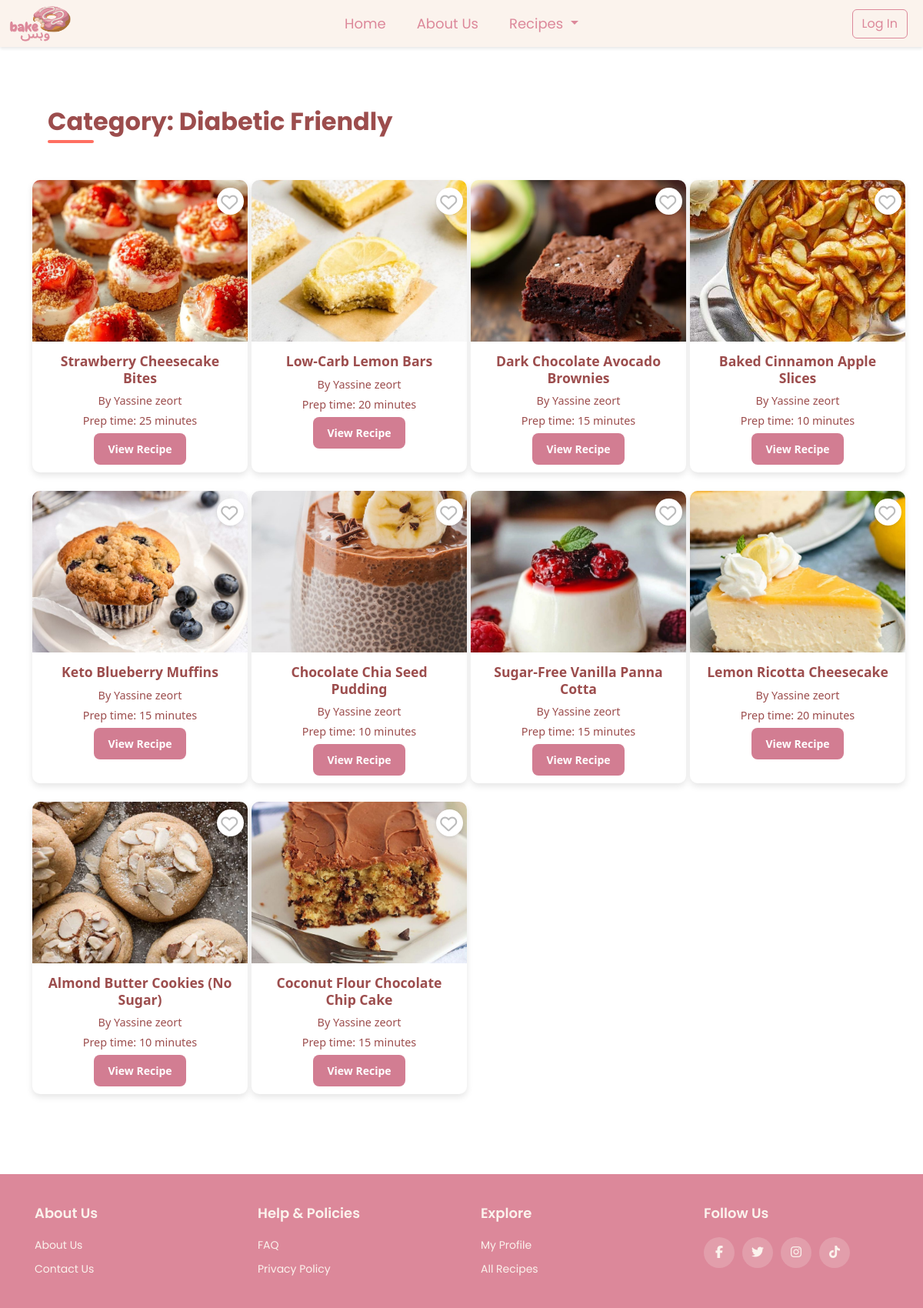
The app's page /recipes.php?category=diabetic-friendly with its own data.
### tables this page shows
CREATE TABLE `recipe` (
  `id` int(11) NOT NULL,
  `name` varchar(255) NOT NULL,
  `description` text DEFAULT NULL,
  `category` varchar(100) NOT NULL,
  `prep_time` int(11) DEFAULT NULL,
  `cook_time` int(11) DEFAULT NULL,
  `servings` int(11) DEFAULT NULL,
  `difficulty` enum('Easy','Medium','Hard') NOT NULL DEFAULT 'Easy',
  `image` varchar(255) DEFAULT NULL,
  `ingredients` text DEFAULT NULL,
  `steps` text DEFAULT NULL,
  `user` varchar(255) DEFAULT NULL,
  `created_at` timestamp NOT NULL DEFAULT current_timestamp(),
  `user_id` int(11) NOT NULL
);

### recipes.php (the view, shortened to what this page needs)
<?php
require_once 'config.php';
$isLoggedIn = isset($_SESSION['user_id']);
$query = "SELECT * FROM recipe";
$params = [];
if (isset($_GET['search'])) {
    $query .= " WHERE name LIKE :search";
    $params[':search'] = '%' . $_GET['search'] . '%';
} elseif (isset($_GET['category'])) {
    $query .= " WHERE category LIKE :category";
    $params[':category'] = '%' . $_GET['category'] . '%';
}
$stmt = $con->prepare($query);
$stmt->execute($params);
$recipes = $stmt->fetchAll(PDO::FETCH_ASSOC);
?>
<!DOCTYPE html>
<html lang="en">
<head>
    <link rel="stylesheet" href="https://cdnjs.cloudflare.com/ajax/libs/font-awesome/6.4.2/css/all.min.css">
    <link href="https://cdn.jsdelivr.net/npm/bootstrap@5.3.2/dist/css/bootstrap.min.css" rel="stylesheet">
</head>
<body>
<nav class="navbar custom-navbar sticky-top">
    <div class="container-fluid">
        <a class="navbar-brand" href="index.php">
            <img src="images/final.png" alt="Website Logo" width="80" height="50" class="d-inline-block align-text-top">
        </a>
        <ul class="navbar-nav d-flex flex-row">
            <li class="nav-item me-3">
                <a class="nav-link" href="index.php">Home</a>
            </li>
            <li class="nav-item me-3">
                <a class="nav-link" href="about us.html">About Us</a>
            </li>
            <li class="nav-item dropdown me-3">
                <a class="nav-link dropdown-toggle" href="#" role="button" data-bs-toggle="dropdown" aria-expanded="false">
                    Recipes
                </a>
            </li>
        </ul>
        <div class="d-flex">
            <?php if (!$isLoggedIn): ?>
                <button class="btn btn-outline-danger me-2" onclick="window.location.href='login.php'">Log In</button>
            <?php endif; ?>
        </div>
    </div>
</nav>
<div class="container mt-5">
    <h2 class="category-title text-center mb-5">
        <?php
        if (isset($_GET['search'])) {
            echo "Search Results for: " . htmlspecialchars($_GET['search']);
        } elseif (isset($_GET['category'])) {
            echo "Category: " . htmlspecialchars(ucwords(str_replace('-', ' ', $_GET['category'])));
        } else {
            echo "All Recipes";
        }
        ?>
    </h2>
    <?php if (count($recipes) > 0): ?>
        <div class="row">
            <?php foreach ($recipes as $recipe): ?>
                <div class="col-lg-3 col-md-4 col-sm-6 mb-4">
                    <div class="recipe-card">
                        <div class="favorite-container">
                            <span class="favorite-icon"><i class="fa-regular fa-heart"></i></span>
                        </div>
                        <img src="images/<?= htmlspecialchars($recipe['image']) ?>" alt="<?= htmlspecialchars($recipe['name']) ?>">
                        <div class="card-body">
                            <h5><?= htmlspecialchars($recipe['name']) ?></h5>
                            <p>By <?= htmlspecialchars($recipe['user']) ?></p>
                            <p>Prep time: <?= htmlspecialchars($recipe['prep_time']) ?> minutes</p>
                            <a href="#" class="btn-pink">View Recipe</a>
                        </div>
                    </div>
                </div>
            <?php endforeach; ?>
        </div>
    <?php else: ?>
        <div class="alert alert-warning text-center">
            No recipes found.
        </div>
    <?php endif; ?>
</div>
<footer class="footer">
    <div class="container">
        <div class="row">
            <div class="footer-col">
                <h4>About Us</h4>
                <ul>
                    <li><a href="about us.html">About us</a></li>
                    <li><a href="contactUs.html">Contact us</a></li>
                </ul>
            </div>
            <div class="footer-col">
                <h4>Help & Policies</h4>
                <ul>
                    <li><a href="faqpage.html">FAQ</a></li>
                    <li><a href="privacy.html">Privacy Policy</a></li>
                </ul>
            </div>
            <div class="footer-col">
                <h4>Explore</h4>
                <ul>
                    <li><a href="#">My Profile</a></li>
                    <li><a href="recipes.php">All Recipes</a></li>
                </ul>
            </div>
            <div class="footer-col">
                <h4>Follow Us</h4>
                <div class="social-links">
                    <a href="#"><i class="fab fa-facebook-f"></i></a>
                    <a href="#"><i class="fab fa-twitter"></i></a>
                    <a href="#"><i class="fab fa-instagram"></i></a>
                    <a href="#"><i class="fab fa-tiktok"></i></a>
                </div>
            </div>
        </div>
    </div>
</footer>
</body>
</html>

### recipes.php (style rules this page uses)
.custom-navbar { font-family: 'Poppins', sans-serif; font-size: 20px; background-color: #fbf3ed !important; box-shadow: 0 2px 4px rgba(0, 0, 0, 0.1); z-index: 1000; padding: 0; }
.custom-navbar.sticky-top { position: sticky; top: 0; }
.custom-navbar .navbar-nav .nav-link { color: #dc889a !important; font-size: 18px; padding: 8px 12px; transition: color 0.3s ease; }
.custom-navbar .navbar-brand { color: #dc889a !important; font-size: 18px; margin-left: 0; }
.btn-outline-danger { border-color: #dc889a; color: #dc889a; transition: all 0.3s ease; }
.category-title { font-size: 2rem; font-weight: bold; margin: 30px 0 15px 20px; color: #9c4d4d; position: relative; display: inline-block; font-family: 'Poppins', sans-serif; }
.btn-pink { background-color: #D27D92; border: none; padding: 10px 18px; font-weight: bold; color: white; border-radius: 8px; transition: background-color 0.3s ease-in-out, transform 0.2s ease-in-out; font-size: 14px; display: inline-block; text-align: center; text-decoration: none; }
.category-title::after { content: ""; display: block; width: 60px; height: 4px; background: #FF6F61; margin-top: 5px; border-radius: 2px; }
.recipe-card { position: relative; flex: 0 0 auto; width: 280px; height: 380px; background: #fff; border-radius: 10px; overflow: hidden; box-shadow: 0px 4px 8px rgba(0, 0, 0, 0.1); margin-right: 15px; transform: scale(1); transition: transform 0.3s ease-in-out, box-shadow 0.3s ease-in-out; }
.recipe-card img { width: 100%; height: 210px; object-fit: cover; transition: transform 0.3s ease-in-out; }
.recipe-card .card-body { padding: 15px; text-align: center; position: relative; }
.favorite-container { position: absolute; top: 10px; right: 5px; width: 35px; height: 35px; background: white; border-radius: 50%; display: flex; align-items: center; justify-content: center; box-shadow: 0px 2px 4px rgba(0, 0, 0, 0.1); cursor: pointer; transition: background-color 0.3s ease-in-out; z-index: 10; pointer-events: auto; }
.favorite-icon { font-size: 18px; color: #bbb; transition: color 0.3s ease-in-out, transform 0.2s ease-in-out; display: flex; align-items: center; justify-content: center; width: 50%; height: 50%; }
.recipe-card h5 { font-size: 1.1rem; font-weight: bold; color: #9c4d4d; }
.recipe-card p { font-size: 0.9rem; color: #9c4d4d;; margin-bottom: 5px; }
.favorite-icon { position: absolute; top: 10px; right: 10px; font-size: 22px; color: #bbb; cursor: pointer; transition: color 0.3s ease-in-out; }
.footer { background-color: #dc889a; padding: 40px 0; font-family: 'Poppins', sans-serif; margin-top: 80px; color: #fbf3ed; }
.footer .container { background-color: #dc889a; max-width: 1170px; margin: auto; padding: 0 15px; box-shadow: none; border: none; }
.footer .row { display: flex; flex-wrap: wrap; justify-content: space-between; gap: 20px; margin: 0; padding: 0; }
.footer-col { flex: 1; min-width: 200px; padding: 0 15px; }
.footer-col h4 { font-size: 18px; color: #fbf3ed; text-transform: capitalize; margin-bottom: 20px; font-weight: 600; position: relative; }
.footer-col h4::before { content: ''; position: absolute; left: 0; bottom: -10px; background-color: #dc889a; height: 2px; box-sizing: border-box; width: 50px; }
.footer-col ul { list-style: none; padding-left: 0; margin: 0; }
.footer-col ul li:not(:last-child) { margin-bottom: 10px; }
.footer-col ul li a { font-size: 14px; text-transform: capitalize; color: #fbf3ed; text-decoration: none; font-weight: 400; display: block; transition: all 0.3s ease; }
.footer-col .social-links { display: flex; gap: 10px; }
.footer-col .social-links a { display: inline-block; height: 40px; width: 40px; background-color: rgba(251, 243, 237, 0.2); text-align: center; line-height: 40px; border-radius: 50%; color: #fbf3ed; transition: all 0.5s ease; }

### records on screen
recipe: image+name (picture), name "Strawberry Cheesecake Bites", user "Yassine zeort", prep_time "25"
recipe: image+name (picture), name "Low-Carb Lemon Bars", user "Yassine zeort", prep_time "20"
recipe: image+name (picture), name "Dark Chocolate Avocado Brownies", user "Yassine zeort", prep_time "15"
recipe: image+name (picture), name "Baked Cinnamon Apple Slices", user "Yassine zeort", prep_time "10"
recipe: image+name (picture), name "Keto Blueberry Muffins", user "Yassine zeort", prep_time "15"
recipe: image+name (picture), name "Chocolate Chia Seed Pudding", user "Yassine zeort", prep_time "10"
recipe: image+name (picture), name "Sugar-Free Vanilla Panna Cotta", user "Yassine zeort", prep_time "15"
recipe: image+name (picture), name "Lemon Ricotta Cheesecake", user "Yassine zeort", prep_time "20"
recipe: image+name (picture), name "Almond Butter Cookies (No Sugar)", user "Yassine zeort", prep_time "10"
recipe: image+name (picture), name "Coconut Flour Chocolate Chip Cake", user "Yassine zeort", prep_time "15"

### other values on screen
str_replace('-', ' ', $_GET['category']) "Diabetic Friendly"
